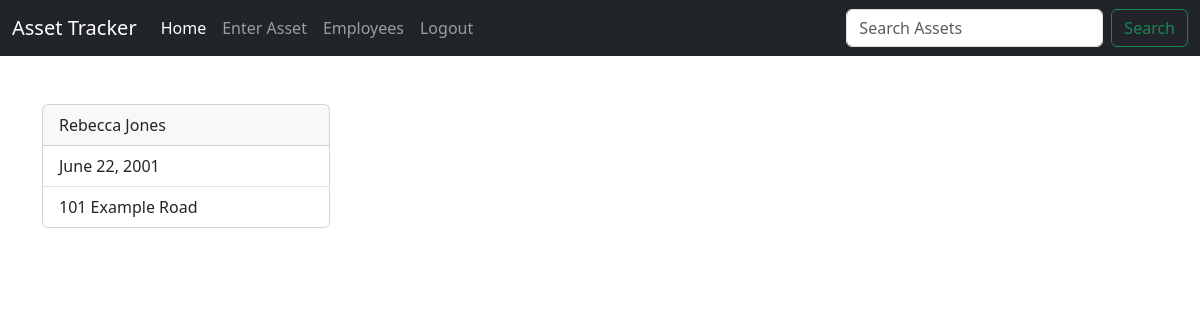
Screenshot of /webapp/employees/3 (signed in) with the database file from the repository.
### webapp/models.py (models this page shows, shortened)
class Employee(models.Model):
    full_name = models.CharField(max_length=25)
    date_of_birth = models.DateField()
    address = models.CharField(max_length=40)

### webapp/views.py (the view)
# urls.py: path("employees/<int:employee_id>", views.employee_detail, name="employeedetail"),
@login_required
def employee_detail(request, employee_id):
    employee = get_object_or_404(Employee, pk=employee_id)
    return render(request, "webapp/employee_detail.html", {"employee": employee})

### webapp/templates/webapp/employee_detail.html
{% extends 'webapp/base.html' %}
{% block content %}
<div class="card" style="width: 18rem;">
    <div class="card-header">
      {{ employee.full_name }}
    </div>
    <ul class="list-group list-group-flush">
      <li class="list-group-item">{{ employee.date_of_birth }}</li>
      <li class="list-group-item">{{ employee.address }}</li>
    </ul>
  </div>
{% endblock %}

### rows the page displays
Employee: full_name "Rebecca Jones", date_of_birth "June 22, 2001", address "101 Example Road"
